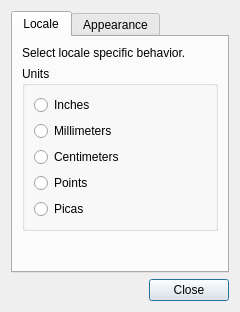
<?xml version="1.0" encoding="UTF-8"?>
<ui version="4.0">
 <class>PreferencesDialog</class>
 <widget class="QDialog" name="PreferencesDialog">
  <property name="geometry">
   <rect>
    <x>0</x>
    <y>0</y>
    <width>240</width>
    <height>312</height>
   </rect>
  </property>
  <property name="windowTitle">
   <string>gLabels - Preferences</string>
  </property>
  <layout class="QGridLayout" name="gridLayout">
   <item row="2" column="0">
    <widget class="QDialogButtonBox" name="buttonBox">
     <property name="orientation">
      <enum>Qt::Horizontal</enum>
     </property>
     <property name="standardButtons">
      <set>QDialogButtonBox::Close</set>
     </property>
    </widget>
   </item>
   <item row="1" column="0">
    <widget class="QTabWidget" name="tabWidget">
     <property name="currentIndex">
      <number>0</number>
     </property>
     <widget class="QWidget" name="tab">
      <attribute name="title">
       <string>Locale</string>
      </attribute>
      <layout class="QGridLayout" name="gridLayout_4">
       <item row="2" column="0">
        <spacer name="verticalSpacer">
         <property name="orientation">
          <enum>Qt::Vertical</enum>
         </property>
         <property name="sizeHint" stdset="0">
          <size>
           <width>20</width>
           <height>0</height>
          </size>
         </property>
        </spacer>
       </item>
       <item row="0" column="0">
        <widget class="QLabel" name="label">
         <property name="text">
          <string>Select locale specific behavior.</string>
         </property>
        </widget>
       </item>
       <item row="1" column="0">
        <widget class="QGroupBox" name="groupBox">
         <property name="title">
          <string>Units</string>
         </property>
         <layout class="QGridLayout" name="gridLayout_2">
          <item row="4" column="0">
           <widget class="QRadioButton" name="unitsPointsRadio">
            <property name="text">
             <string>Points</string>
            </property>
           </widget>
          </item>
          <item row="3" column="0">
           <widget class="QRadioButton" name="unitsCentimetersRadio">
            <property name="text">
             <string>Centimeters</string>
            </property>
           </widget>
          </item>
          <item row="2" column="0">
           <widget class="QRadioButton" name="unitsMillimetersRadio">
            <property name="text">
             <string>Millimeters</string>
            </property>
           </widget>
          </item>
          <item row="1" column="0">
           <widget class="QRadioButton" name="unitsInchesRadio">
            <property name="text">
             <string>Inches</string>
            </property>
           </widget>
          </item>
          <item row="5" column="0">
           <widget class="QRadioButton" name="unitsPicasRadio">
            <property name="text">
             <string>Picas</string>
            </property>
           </widget>
          </item>
         </layout>
        </widget>
       </item>
      </layout>
     </widget>
     <widget class="QWidget" name="tab_2">
      <attribute name="title">
       <string>Appearance</string>
      </attribute>
      <widget class="QLabel" name="label_2">
       <property name="geometry">
        <rect>
         <x>10</x>
         <y>10</y>
         <width>200</width>
         <height>17</height>
        </rect>
       </property>
       <property name="text">
        <string>Select a color theme</string>
       </property>
      </widget>
      <widget class="QGroupBox" name="groupBox_2">
       <property name="geometry">
        <rect>
         <x>10</x>
         <y>30</y>
         <width>200</width>
         <height>91</height>
        </rect>
       </property>
       <property name="title">
        <string>Themes</string>
       </property>
       <layout class="QGridLayout" name="gridLayout_3">
        <item row="1" column="0">
         <widget class="QRadioButton" name="themeLightRadio">
          <property name="text">
           <string>Light</string>
          </property>
         </widget>
        </item>
        <item row="2" column="0">
         <widget class="QRadioButton" name="themeDarkRadio">
          <property name="text">
           <string>Dark</string>
          </property>
         </widget>
        </item>
       </layout>
      </widget>
     </widget>
    </widget>
   </item>
  </layout>
 </widget>
 <resources/>
 <connections>
  <connection>
   <sender>buttonBox</sender>
   <signal>clicked(QAbstractButton*)</signal>
   <receiver>PreferencesDialog</receiver>
   <slot>close()</slot>
   <hints>
    <hint type="sourcelabel">
     <x>289</x>
     <y>368</y>
    </hint>
    <hint type="destinationlabel">
     <x>298</x>
     <y>312</y>
    </hint>
   </hints>
  </connection>
  <connection>
   <sender>unitsPicasRadio</sender>
   <signal>clicked()</signal>
   <receiver>PreferencesDialog</receiver>
   <slot>onUnitsRadiosChanged()</slot>
   <hints>
    <hint type="sourcelabel">
     <x>243</x>
     <y>215</y>
    </hint>
    <hint type="destinationlabel">
     <x>295</x>
     <y>215</y>
    </hint>
   </hints>
  </connection>
  <connection>
   <sender>unitsCentimetersRadio</sender>
   <signal>clicked(bool)</signal>
   <receiver>PreferencesDialog</receiver>
   <slot>onUnitsRadiosChanged()</slot>
   <hints>
    <hint type="sourcelabel">
     <x>264</x>
     <y>154</y>
    </hint>
    <hint type="destinationlabel">
     <x>295</x>
     <y>164</y>
    </hint>
   </hints>
  </connection>
  <connection>
   <sender>unitsMillimetersRadio</sender>
   <signal>clicked()</signal>
   <receiver>PreferencesDialog</receiver>
   <slot>onUnitsRadiosChanged()</slot>
   <hints>
    <hint type="sourcelabel">
     <x>269</x>
     <y>131</y>
    </hint>
    <hint type="destinationlabel">
     <x>298</x>
     <y>172</y>
    </hint>
   </hints>
  </connection>
  <connection>
   <sender>unitsInchesRadio</sender>
   <signal>clicked()</signal>
   <receiver>PreferencesDialog</receiver>
   <slot>onUnitsRadiosChanged()</slot>
   <hints>
    <hint type="sourcelabel">
     <x>269</x>
     <y>102</y>
    </hint>
    <hint type="destinationlabel">
     <x>298</x>
     <y>139</y>
    </hint>
   </hints>
  </connection>
  <connection>
   <sender>unitsPointsRadio</sender>
   <signal>clicked()</signal>
   <receiver>PreferencesDialog</receiver>
   <slot>onUnitsRadiosChanged()</slot>
   <hints>
    <hint type="sourcelabel">
     <x>269</x>
     <y>184</y>
    </hint>
    <hint type="destinationlabel">
     <x>298</x>
     <y>105</y>
    </hint>
   </hints>
  </connection>
  <connection>
   <sender>themeDarkRadio</sender>
   <signal>clicked()</signal>
   <receiver>PreferencesDialog</receiver>
   <slot>onThemeRadiosChanged()</slot>
   <hints>
    <hint type="sourcelabel">
     <x>120</x>
     <y>136</y>
    </hint>
    <hint type="destinationlabel">
     <x>119</x>
     <y>155</y>
    </hint>
   </hints>
  </connection>
  <connection>
   <sender>themeLightRadio</sender>
   <signal>clicked()</signal>
   <receiver>PreferencesDialog</receiver>
   <slot>onThemeRadiosChanged()</slot>
   <hints>
    <hint type="sourcelabel">
     <x>120</x>
     <y>109</y>
    </hint>
    <hint type="destinationlabel">
     <x>119</x>
     <y>155</y>
    </hint>
   </hints>
  </connection>
 </connections>
 <slots>
  <slot>onUnitsRadiosChanged()</slot>
  <slot>onThemeRadiosChanged()</slot>
  <slot>onPreferedPaperSizesRadiosChanged()</slot>
 </slots>
</ui>
